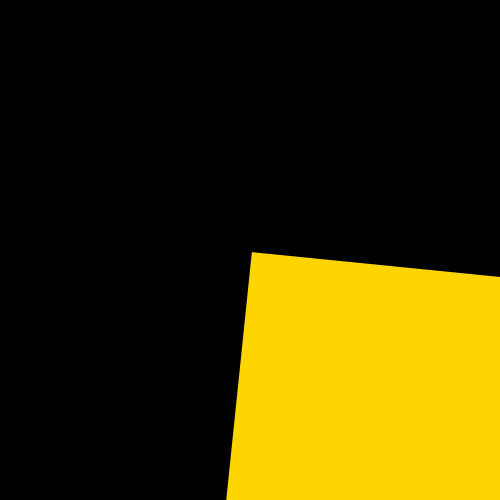
Frame 1 (no input)
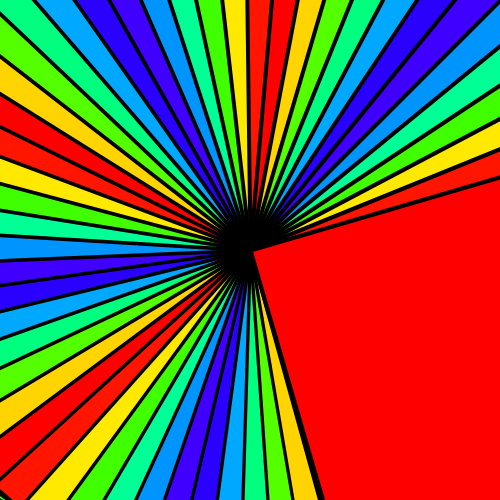
Frame 60 (the mouse pressed at the canvas centre just before this capture)
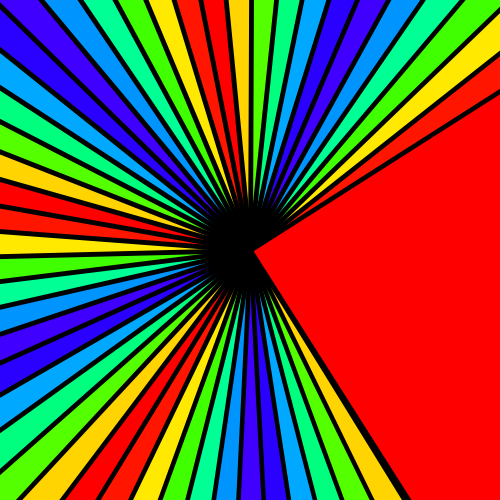
Frame 120 (the mouse held since frame 60 and released just before this capture)

The Processing sketch that drew these frames (run headless with seeded random() and noise(); from frame 60 on, the mouse is pressed at the canvas centre):

// Processing sketch: processing_163327
// ── processing_163327.pde

float angel = 0;
float s = 3;
float scaleSpeed = 0.02;
float t = 5;
float hue = 0.30;
float offset = 50;


void setup()
{   
  size(500, 500);
  background(0,0,0);   
}
  
void draw()
{
  t += 0.0167;
  frameRate(100);
   
  colorMode(HSB, 360, 100, 100);
 
  angel += 0.5;
  s += scaleSpeed;
  
  if (s > 5|| s < 0)
  {
    scaleSpeed = -scaleSpeed;
  }
   
  float degrees = radians(90);
  ellipseMode(CENTER);
    
    
   hue += offset;
  if (hue >= 255)
  {
     offset = -offset;
     hue = 255;
  }
  else if (hue < 0)
  {
    offset = -offset;
    hue = 0;
  }
  fill(hue, 100, 100);
  
 
  if (t > 25 && t < 50)
 
  { 
    fill (hue, 200, 200);
    pushMatrix();
    translate(width/2, height/2);
    rotate(angel);
    scale(s);
    rect(0, 0, 100, 100);
    popMatrix();
  }
   
   
   if (t > 0 && t < 25)
   {
     angel -= 0.4;
    fill (hue, 100, 100);
    pushMatrix();
    translate(width/2, height/2);
    rotate(angel);
    scale(s);
    rect(0, 0, 100, 100);
    popMatrix();
   }    
   
   
     if (t > 50 && t >=18)
  { 
    angel += 3;
    fill (hue, 100, 100);
    pushMatrix();
    translate(width/2, height/2);
    rotate(angel);
    scale(s);
    rect(0, 0, 100, 100);
    popMatrix();
  }   
}
